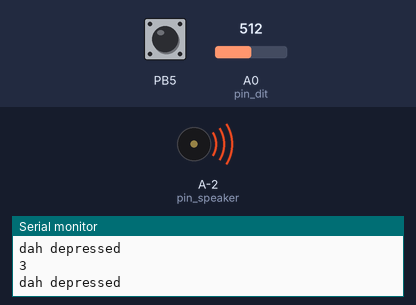
The sketch below on a simulated ATtiny85, built with avr-gcc and run on an emulated ATtiny85. On the bench: buzzer (waves = sounding), the last lines printed to the serial monitor. The test bench sets the inputs (shaded band); at power-on: A0 (pin_dit) = 512, PB5 HIGH.

Above: at 3.1 s.
3.2 s: A0 (pin_dit) set to 900
At 5.54 s:
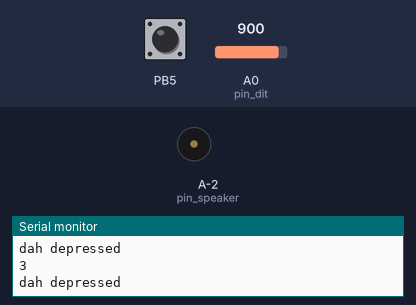
6.7 s: PB5 pulled LOW for 1.25 s
10.2 s: A0 (pin_dit) set to 306
Timing chart, 0 to 19.7 s (numbered marks = the images above; inputs shaded):
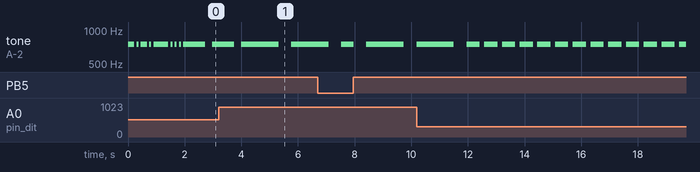

The sketch:

MorseKeyer.ino
```cpp
/*
MorseKeyer by AD7U
*/
#define MAGIC_NUMBER 8
#define USE_DIGIKEYBOARD_FOR_DEBUG_PRINTING 0
#define USE_SERIAL 1
#define pin_dit 14
#define pin_dah 13 // D1 mini pin D8
#define pin_speed_pot A0 //A1=>pin P2, A3=>pin P3 on Digispark ATTiny85
#define REVERSE_SPEED_MAP 0
#define pin_speaker 12 //D1 Mini 12=>D6
#define DEBUG 0

#define DISABLE_SPEAKER 0
#define DISABLE_SPEED_POT 0

#if USE_DIGIKEYBOARD_FOR_DEBUG_PRINTING
    #include "DigiKeyboard.h"
#endif

// speed of Morse code in milliseconds - higher number means slower typing
int current_tone_length = 75; //will be populated from speed_pot

unsigned long writeTime_now;

int frequency = 750;
int speed = 2000;
int sound_mult = 0; //0=> no sound
int last_dit_dah = -1; //stores 0 for dit or 1 for dah, used to handle if both dit and dah are depressed

//Use ints to activate special commands after x number of presses
int dits_pressed = 0;
int dahs_pressed = 0;

bool speed_pot_controls_speed = true;
String history = "";

void setup()
{
    #if USE_SERIAL == 1
        Serial.begin(9600);
    #endif

    pinMode(pin_dit, INPUT_PULLUP);
    //digitalWrite(pin_dit, HIGH);         // internal pull-up enabled

    pinMode(pin_dah, INPUT_PULLUP);
    //pinMode(pin_dah, INPUT);
    //digitalWrite(pin_dah, HIGH);         // internal pull-up enabled

    #if DISABLE_SPEAKER == 0
    pinMode(pin_speaker, OUTPUT);
    #endif

    morseCode(75, "-.-. ...");
}


//TODO: implement Iambic A/B/C/etc


void morseCode(int speed, String dit_dah_array)
{
    int mult;

    for (int i =0; i < dit_dah_array.length(); i++)
    {
        mult = 1;

        if (dit_dah_array[i] == '-' || dit_dah_array[i] == '_')
        {
            mult = 3;
        }
        else if (dit_dah_array[i] == ' '){
            if (i > 0 && i < (dit_dah_array.length()-1))
                mult = 7;
            else if (i > 0 && dit_dah_array[i-1] == ' ')
                continue; //skip another blank
            else
                mult = 3;
        }

        tone(pin_speaker, frequency);

        Serial.println(mult);

        delay(speed * mult);
        noTone(pin_speaker);
        delay(speed);
    }
}

void loop()
{
    //sound_mult = 0; //reset // TODO: Identify why this causes dah to not stick.... it doesn't

    Serial.println(sound_mult);

    #if USE_DIGIKEYBOARD_FOR_DEBUG_PRINTING && DEBUG
    DigiKeyboard.print("millis() = ");
    DigiKeyboard.println(millis());
    #endif

    #if USE_SERIAL && DEBUG
    Serial.print("millis() = ");
    Serial.println(millis());
    #endif


    //read speed pot
    #if DISABLE_SPEED_POT == 0
    if (REVERSE_SPEED_MAP == 1)
    {
        if (speed_pot_controls_speed)
            speed = map(analogRead(pin_speed_pot), 1023, 0, 10, 500);
        else
            frequency = map(analogRead(pin_speed_pot), 0, 1023, 1200, 300);
    }
    else
    {
        if (speed_pot_controls_speed)
            speed = map(analogRead(pin_speed_pot), 0, 1023, 10, 500);
        else
            frequency = map(analogRead(pin_speed_pot), 0, 1023, 1200, 300);
    }

    #if USE_DIGIKEYBOARD_FOR_DEBUG_PRINTING
    DigiKeyboard.println(speed);
    #endif

    #if USE_SERIAL && DEBUG
    Serial.print("speed = ");
    Serial.println(speed);
    #endif
    #endif

    //detect dit or dah depressed
    if(digitalRead(pin_dit) == LOW)
    {
        sound_mult = 1;
        dits_pressed += 1;

        #if USE_DIGIKEYBOARD_FOR_DEBUG_PRINTING
            DigiKeyboard.println("dit depressed");
        #endif

        #if USE_SERIAL
            Serial.println("dit depressed");
        #endif
    }
    else
        dits_pressed = 0; //reset


    if(digitalRead(pin_dah) == LOW)
    {
        sound_mult = 3;
        dahs_pressed += 1;

        #if USE_DIGIKEYBOARD_FOR_DEBUG_PRINTING
            DigiKeyboard.println("dah depressed");
        #endif

        #if USE_SERIAL
            Serial.println("dah depressed");
        #endif
    }
    else
        dahs_pressed = 0; //reset

    /*
        dits must be 1/3 of a dah with a total of 4

    */

    //Serial.println(sound_mult);

    //tone for specific time
    #if DISABLE_SPEAKER == 0
    if (sound_mult > 0)
    {
        tone(pin_speaker, frequency); //sounds tone

        //sleep for specific time while sound is generated

        if (dahs_pressed > 0 && dits_pressed > 0)
        {
            //both pressed and last was dit
            if (last_dit_dah == 0)
            {
                sound_mult = 3; //dah
                last_dit_dah = 1;
            }
            else //if (last_dit_dah == 1)
            {
                sound_mult = 1; //dit
                last_dit_dah = 0;
            }
        }
        else
            last_dit_dah = -1; //reset

        history += sound_mult == 3 ? "-" : ".";

        delay(speed * sound_mult); //sound tone

        noTone(pin_speaker);

        delay(speed);

        //toggle speed/freq after 8 digits
        if (dits_pressed >= MAGIC_NUMBER and dahs_pressed == 0)
        {
            dits_pressed = 0;
            speed_pot_controls_speed = !speed_pot_controls_speed;

            #if DEBUG == 0
            Serial.println("Switching speed/freq");
            #endif

            delay(1000);
            int speed2 = 75;

            if (speed_pot_controls_speed){
                //dit
                tone(pin_speaker, frequency);
                delay(speed2);
                noTone(pin_speaker);
                delay(speed2);

                //dit
                tone(pin_speaker, frequency);
                delay(speed2);
                noTone(pin_speaker);
                delay(speed2);

                //dit
                tone(pin_speaker, frequency);
                delay(speed2);
                noTone(pin_speaker);
                delay(speed2);
            }else {
                morseCode(speed2, "..-.");
            }

            delay(2000);
        }
    }
    else {
        sound_mult--;

        //Serial.println(sound_mult);

        if (sound_mult >= 0)
        {
            history += " "; // add a space
            sound_mult = 0;

            Serial.print("history: ");
            Serial.println(history);
        }
    }
    #endif


}
```

Measured:
- by itself, tone on A-2 (pin_speaker): repeats every 0.63 s: 750 Hz 0.47 s, silent 0.16 s
